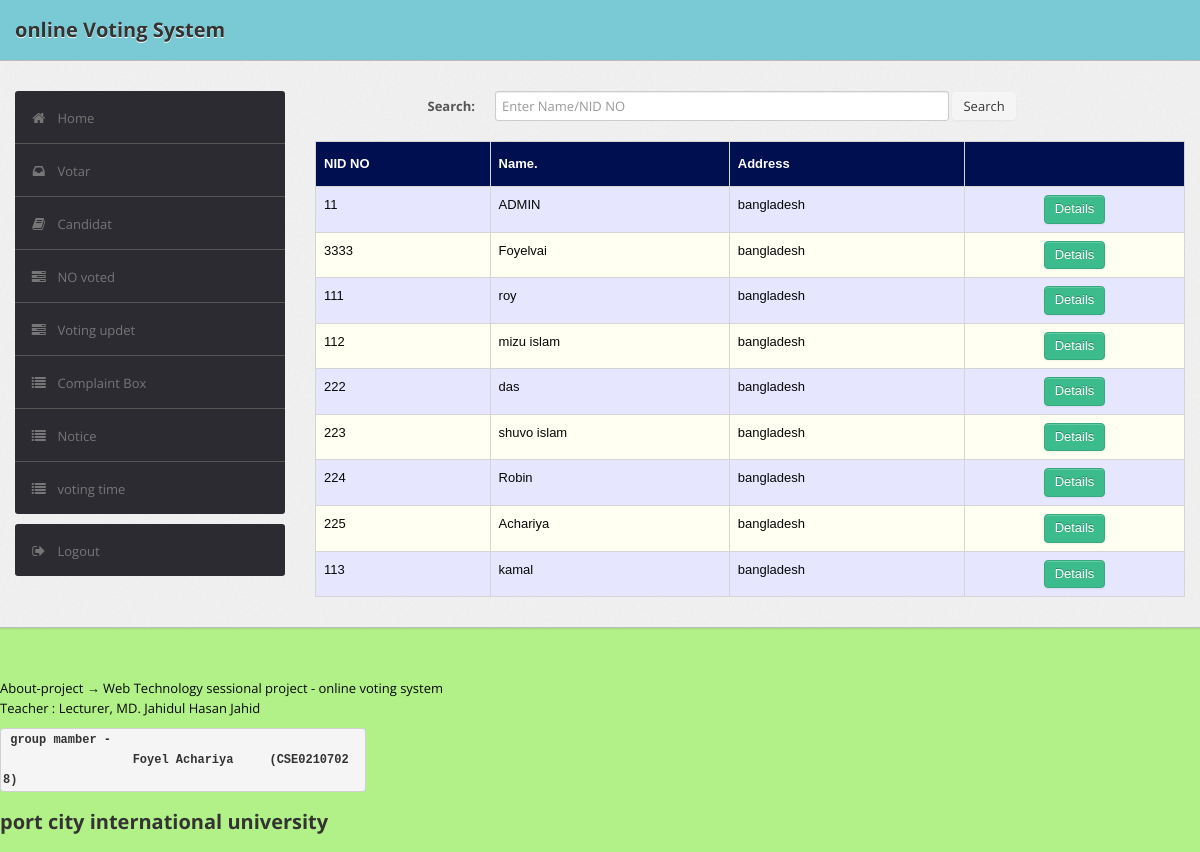
The page /admin/novot.php on the database its author committed.
### tables this page shows
CREATE TABLE `user` (
  `id` int(11) NOT NULL,
  `name` text NOT NULL,
  `mobile` bigint(10) NOT NULL,
  `password` int(11) NOT NULL,
  `address` varchar(255) NOT NULL,
  `photo` varchar(255) NOT NULL,
  `photo2` varchar(255) NOT NULL,
  `status` int(11) NOT NULL,
  `votes` int(11) NOT NULL,
  `role` int(11) NOT NULL
);

### admin/novot.php (the view, shortened to what this page needs)
<?php
$connect = mysqli_connect("localhost", "root", "", "online-vs");
?>
<!DOCTYPE html>
<html lang="en">
    <head>
        <link type="text/css" href="bootstrap/css/bootstrap.min.css" rel="stylesheet">
        <link type="text/css" href="bootstrap/css/bootstrap-responsive.min.css" rel="stylesheet">
        <link type="text/css" href="css/theme.css" rel="stylesheet">
        <link type="text/css" href="images/icons/css/font-awesome.css" rel="stylesheet">
    </head>
    <body>
        <div class="navbar navbar-fixed-top">
            <div class="navbar-inner">
                <div class="container">
                        <a class="brand" href="index.php">online Voting System </a>
                </div>
            </div>
        </div>
        <div class="wrapper">
            <div class="container">
                <div class="row">
                    <div class="span3">
                        <div class="sidebar">
                        <ul class="widget widget-menu unstyled">
                                <li class="active"><a href="index.php"><i class="menu-icon icon-home"></i>Home
                                </a></li>
                                 <li><a href="votar.php"><i class="menu-icon icon-inbox"></i>Votar</a>
                                </li>
                                <li><a href="candidat.php"><i class="menu-icon icon-book"></i>Candidat </a></li>
                                <li><a href="novot.php"><i class="menu-icon icon-tasks"></i>NO voted </a></li>
                                <li><a href="candited.php"><i class="menu-icon icon-tasks"></i>Voting updet </a></li>
                                <li><a href="combox.php"><i class="menu-icon icon-list"></i>Complaint Box </a></li>
                                <li><a href="notice.php"><i class="menu-icon icon-list"></i>Notice </a></li>
                                <li><a href="timedate.php"><i class="menu-icon icon-list"></i>voting time </a></li>
                            </ul>
                            <ul class="widget widget-menu unstyled">
                                <li><a href="logout.php"><i class="menu-icon icon-signout"></i>Logout </a></li>
                            </ul>
                        </div>
                    </div>
                    <div class="span9">
                        <form class="form-horizontal row-fluid" action="novot.php" method="post">
                                        <div class="control-group">
                                            <label class="control-label" for="Search"><b>Search:</b></label>
                                            <div class="controls">
                                                <input type="text" id="title" name="title" placeholder="Enter Name/NID NO" class="span8" required>
                                                <button type="submit" name="submit"class="btn">Search</button>
                                            </div>
                                        </div>
                                    </form>
                                    <br>
                                    <?php
                                    if(isset($_POST['submit']))
                                        {$s=$_POST['title'];
                                            $sql="select * from user where (mobile='$s' or name like '%$s%') and mobile<>'ADMIN'";
                                        }
                                    else
                                     $sql="select * from user where votes ='0' and mobile <>'ADMIN'";
                                    $result= $connect->query($sql);
                                    $rowcount = mysqli_num_rows($result);
                                    if(!($rowcount))
                                        echo "<br><center><h2><b><i>No Results</i></b></h2></center>";
                                    else
                                    {
                                    ?>
                        <table class="table" id = "tables">
                                  <thead>
                                    <tr>
                                      <th>NID NO</th>
                                      <th>Name.</th>
                                      <th>Address</th>
                                      <th></th>
                                    </tr>
                                  </thead>
                                  <tbody>
                    <?php
                            while($row=$result->fetch_assoc())
                            {
                                $email=$row['mobile'];
                                $name=$row['name'];
                                $rollno=$row['address'];
                            ?>
                                    <tr>
                                      <td><?php echo $email ?></td>
                                      <td><?php echo  $name ?></td>
                                      <td><?php echo $rollno ?></td>
                                        <td>
                                        <center>
                                        <a href="voterdetails.php?id=<?php echo  $email; ?>" class="btn btn-success">Details</a>
                                      </center>
                                        </td>
                                    </tr>
                            <?php }} ?>
                                  </tbody>
                                </table>
                            </div>
                </div>
            </div>
        </div>
        <div style=" margin-top: 50px ; " class="name" >
		     <p>About-project &rarr; Web Technology sessional project - online voting system </br> Teacher : Lecturer, MD. Jahidul Hasan Jahid </br>
              <pre style=" width: 30%;" > group mamber -
                  Foyel Achariya     (CSE02107028) </pre>
            </b> <h3 >port city international university </h3> </p>
		   </div>
      </body>
</html>

### admin/css/theme.css (style rules this page uses)
#tables { font-family: "Trebuchet MS", Arial, Helvetica, sans-serif; border-collapse: collapse; width: 100%; }
#tables td, #tables th { border: 1px solid #ddd; padding: 8px; }
#tables tr:nth-child(even) { background-color: #fffff2; }
#tables tr:nth-child(odd) { background-color: #e6e6ff; }
#tables th { padding-top: 12px; padding-bottom: 12px; text-align: left; background-color: #000F50; color: white; }
body { font-size: 13px; font-family: 'Open Sans', Arial, sans-serif; background: rgb(178, 241, 136); color: rgb(7, 7, 7) }
h1, h2, h3, h4, h5, h6 { color: #333; margin-top: 0 }
h3 { font-size: 20px }
strong, b { color: #555 }
pre, code { padding: 1px 2px; font-weight: bold; font-size: 12px }
.wrapper { background: url(../images/bg.png) #eee; border-bottom: 1px solid #bbb; -webkit-box-shadow: 0 1px 2px rgba(0,0,0,0.1); -moz-box-shadow: 0 1px 2px rgba(0,0,0,0.1); box-shadow: 0 1px 2px rgba(0,0,0,0.1); padding: 30px 0 }
form { margin: 0 }
select, textarea, input[type="text"], input[type="password"], input[type="datetime"], input[type="datetime-local"], input[type="date"], input[type="month"], input[type="time"], input[type="week"], input[type="number"], input[type="email"], input[type="url"], input[type="search"], input[type="tel"], input[type="color"], .uneditable-input, label, input, button, select, textarea { -webkit-border-radius: 3px; -moz-border-radius: 3px; border-radius: 3px; font-size: 13px; font-family: 'Open Sans', Tahoma, Arial, sans-serif }
body [class^="icon-"], body [class*=" icon-"] { font-size: 14px; line-height: 25px; height: 20px }
.form-horizontal .control-group, .form-vertical .control-group { margin-bottom: 0 }
.navbar { position: static!important; margin: 0!important }
.navbar .navbar-inner { background: rgb(121, 202, 212); border-bottom: 1px solid #bbb; -webkit-box-shadow: 0 1px 2px rgba(0,0,0,0.15); -moz-box-shadow: 0 1px 2px rgba(0,0,0,0.15); box-shadow: 0 1px 2px rgba(0,0,0,0.15) }
.navbar .brand { color: #333; font-weight: bold; font-size: 20px; margin-right: 20px; padding: 20px }
.btn, .btn-box { -webkit-border-radius: 3px; -moz-border-radius: 3px; border-radius: 3px }
.btn { font-size: 13px; font-weight: 600 }
.btn { display: inline-block; margin-bottom: 0; font-weight: 400; text-align: center; vertical-align: middle; cursor: pointer; background-image: none; border: 1px solid transparent; white-space: nowrap; padding: 4px 10px; font-size: 13px; line-height: 1.42857; border-radius: 4px; -webkit-user-select: none; -moz-user-select: none; -ms-user-select: none; user-select: none }
.btn-success { color: #fff; background-color: #3cbc8d; border-color: #36a97f }
.table { margin-bottom: 0 }
.table th, .table td { border-color: #d5d5d5!important }
.widget-menu { background: #fff; -webkit-border-radius: 3px; -moz-border-radius: 3px; border-radius: 3px; overflow: hidden }
.widget-menu a { color: #555; display: block; line-height: 20px; padding: 15px; text-decoration: none!important }
.widget-menu .menu-icon { margin-right: 10px; color: #767676; -webkit-transition: all .2s ease-in-out; -moz-transition: all .2s ease-in-out; transition: all .2s ease-in-out; }
.widget-menu>li+li { border-top: 1px solid #555 }
.widget-menu>li>a { background-color: #2d2b32; color: #767676; -webkit-transition: all .2s ease-in-out; -moz-transition: all .2s ease-in-out; transition: all .2s ease-in-out; }

### rows shown on the page
user: mobile "11", name "ADMIN", address "bangladesh"
user: mobile "3333", name "Foyelvai", address "bangladesh"
user: mobile "111", name "roy", address "bangladesh"
user: mobile "112", name "mizu islam", address "bangladesh"
user: mobile "222", name "das", address "bangladesh"
user: mobile "223", name "shuvo islam", address "bangladesh"
user: mobile "224", name "Robin", address "bangladesh"
user: mobile "225", name "Achariya", address "bangladesh"
user: mobile "113", name "kamal", address "bangladesh"
